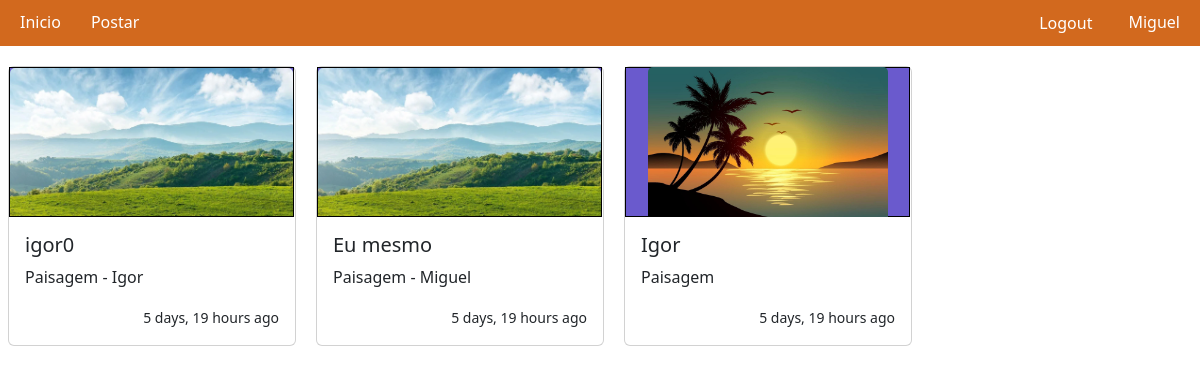
The page / (signed in) on the database its author committed.
### app/models.py (models this page shows)
class Post(models.Model):
    autor = models.ForeignKey(
        to = User,
        on_delete = models.SET_NULL,
        null=True
    )
    imagem = models.ImageField(upload_to='posts')
    conteudo = models.TextField()
    data_postagem = models.DateTimeField(auto_now_add = True)
    aprovado = models.BooleanField(default=False)

### app/views.py (the view)
# urls.py: path('', views.inicio, name='inicio'),
def inicio(request):
    posts = Post.objects.filter(aprovado = True)
    return render(request, 'inicio.html', {
        'posts': posts
    })

### app/templates/inicio.html
{% extends "base.html" %}
{% load humanize %}
{% block conteudo %}
<div id="posts" class="row">
{% for post in posts %}
  <div class="card" style="width: 18rem;">
    <div class="img" style="display: flex;align-items: center;justify-content: center; border: 1px solid black; background-color: slateblue;"><img src="/media/{{post.imagem}}" class="card-img-top" style="width:fit-content;">
  </div>
  <div class="card-body">
    <h5 class="card-title">{% if post.autor == user  %}Eu mesmo{% else %}{{post.autor}}{% endif %}</h5>
    <p class="card-text">{{post.conteudo}}</p>
    <p class="card-text" style="text-align: right;"><small>{{post.data_postagem|naturaltime}}</small></p>
  </div>
</div>
{% endfor %}
</div>
{% endblock conteudo %}

### templates/navbar.html (shortened to what this page needs)
<nav>
    <div style="margin:5px">
        <a href="{% url 'inicio' %}">Inicio</a>
        <a href="{% url 'postar' %}">Postar</a>
    </div>
    <div style="margin:5px">
        {% if user.is_authenticated %}
        <form action=" {% url "logout" %} " method="post">
            <input type="submit" value="Logout" class="bg-transparent border-0 text-white">
        </form>
        <a href="#">{{ user }}</a>
        {% else %}
        <a href="{% url "login" %}">Login</a>
        <a href="{% url "signup" %}">Cadastro</a>
        {% endif %}
    </div>
</nav>

### static/estilo.css (style rules this page uses)
nav { display: flex; justify-content: space-between; background-color: chocolate; width: 100%; }
nav>div { display: flex; flex-direction: row; }
nav a,nav form { color: white; transition: all 0.6s; text-decoration: none; padding: 5px; margin: 0 10px; }
#posts { gap: 20px; }
.card { padding: 0; width: 350px; }
.card .img { max-width: 285px; height: 150px; }
.card > .img > img { max-width: 100%; max-height: 150px; }

### rows shown on the page
Post: imagem (picture), autor "igor0", conteudo "Paisagem - Igor", data_postagem "5 days, 19 hours ago"
Post: imagem (picture), shows "Eu mesmo", conteudo "Paisagem - Miguel", data_postagem "5 days, 19 hours ago"
Post: imagem (picture), autor "Igor", conteudo "Paisagem", data_postagem "5 days, 19 hours ago"

### other values the page prints
{{ user }} "Miguel"
